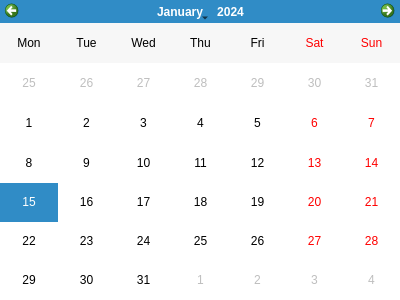
<?xml version="1.0" encoding="UTF-8"?>
<ui version="4.0">
 <class>dlgCalendar</class>
 <widget class="QDialog" name="dlgCalendar">
  <property name="geometry">
   <rect>
    <x>0</x>
    <y>0</y>
    <width>400</width>
    <height>300</height>
   </rect>
  </property>
  <property name="minimumSize">
   <size>
    <width>400</width>
    <height>300</height>
   </size>
  </property>
  <property name="maximumSize">
   <size>
    <width>400</width>
    <height>300</height>
   </size>
  </property>
  <property name="windowTitle">
   <string>Dialog</string>
  </property>
  <widget class="QCalendarWidget" name="calendarWidget">
   <property name="geometry">
    <rect>
     <x>0</x>
     <y>0</y>
     <width>400</width>
     <height>300</height>
    </rect>
   </property>
   <property name="minimumSize">
    <size>
     <width>400</width>
     <height>300</height>
    </size>
   </property>
   <property name="maximumSize">
    <size>
     <width>400</width>
     <height>300</height>
    </size>
   </property>
   <property name="verticalHeaderFormat">
    <enum>QCalendarWidget::NoVerticalHeader</enum>
   </property>
  </widget>
 </widget>
 <resources/>
 <connections/>
</ui>
